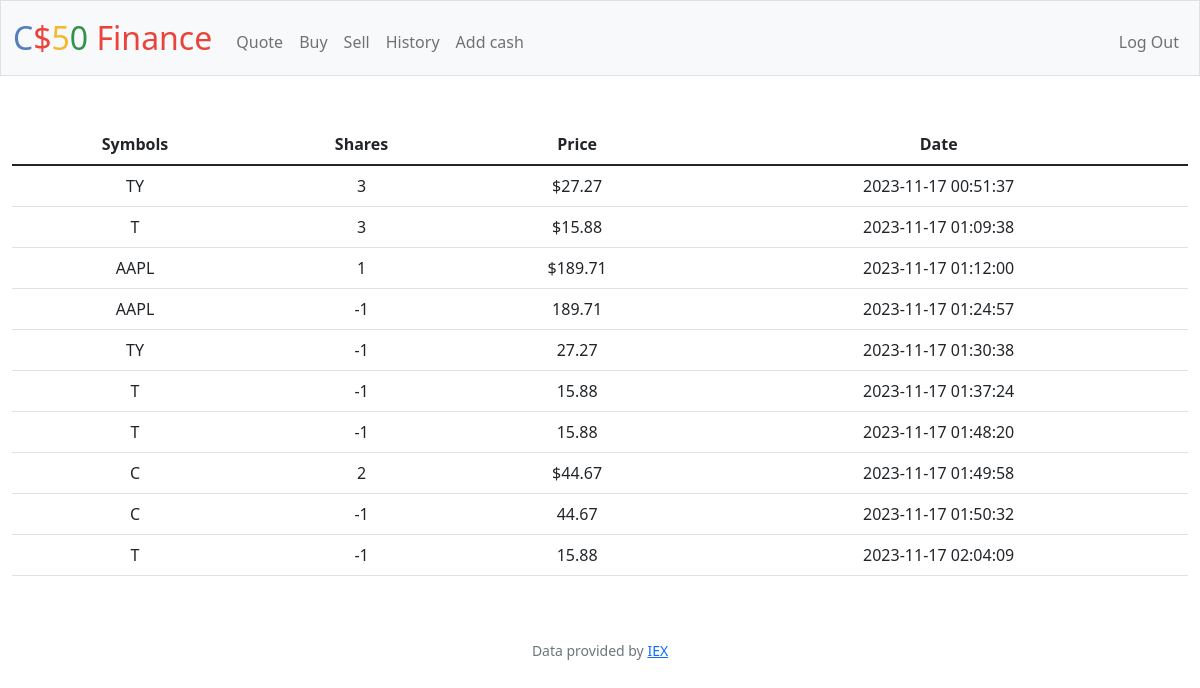
The app's page /history (signed in) with its own data.
### tables this page shows
CREATE TABLE transactions (id INTEGER PRIMARY KEY AUTOINCREMENT, user_id INTEGER NOT NULL, symbol TEXT NOT NULL, shares INTEGER NOT NULL, price NUMERIC NOT NULL, date DATETIME DEFAULT CURRENT_TIMESTAMP, total NUMERIC, FOREIGN KEY (user_id) REFERENCES users(id));

### app.py (the view)
@app.route("/history")
@login_required
def history():
    user_id = session["user_id"]
    transactions_db = db.execute(
        "SELECT * FROM transactions WHERE user_id = ?", user_id
    )
    return render_template("history.html", transactions=transactions_db)

### app.py (called while the page is built)
@app.after_request
def after_request(response):
    response.headers["Cache-Control"] = "no-cache, no-store, must-revalidate"
    response.headers["Expires"] = 0
    response.headers["Pragma"] = "no-cache"
    return response

### helpers.py (called while the page is built)
def login_required(f):
    @wraps(f)
    def decorated_function(*args, **kwargs):
        if session.get("user_id") is None:
            return redirect("/login")
        return f(*args, **kwargs)
    return decorated_function

### templates/history.html (shortened to what this page needs)
{% extends "layout.html" %}
{% block main %}
    <table class="table">
        <thead>
            <tr>
                <th scope="col">Symbols</th>
                <th scope="col">Shares</th>
                <th scope="col">Price</th>
                <th scope="col">Date</th>
            </tr>
        </thead>
        <tbody>
            {% for row in transactions %}
                <tr>
                    <td>{{ row["symbol"] }}</td>
                    <td>{{ row["shares"] }}</td>
                    <td>{{ row["price"] }}</td>
                    <td>{{ row["date"] }}</td>
                </tr>
            {% endfor %}
        </tbody>
    </table>
{% endblock %}

### templates/layout.html (shortened to what this page needs)
<!DOCTYPE html>
<html lang="en">
    <head>
        <link href="https://cdn.jsdelivr.net/npm/bootstrap@5.1.3/dist/css/bootstrap.min.css" rel="stylesheet">
        <link href="/static/styles.css" rel="stylesheet">
    </head>
    <body>
        <nav class="bg-light border navbar navbar-expand-md navbar-light">
            <div class="container-fluid">
                <a class="navbar-brand" href="/"><span class="blue">C</span><span class="red">$</span><span class="yellow">5</span><span class="green">0</span> <span class="red">Finance</span></a>
                <div class="collapse navbar-collapse" id="navbar">
                    {% if session["user_id"] %}
                        <ul class="navbar-nav me-auto mt-2">
                            <li class="nav-item"><a class="nav-link" href="/quote">Quote</a></li>
                            <li class="nav-item"><a class="nav-link" href="/buy">Buy</a></li>
                            <li class="nav-item"><a class="nav-link" href="/sell">Sell</a></li>
                            <li class="nav-item"><a class="nav-link" href="/history">History</a></li>
                            <li class="nav-item"><a class="nav-link" href="/add_cash">Add cash</a></li>
                        </ul>
                        <ul class="navbar-nav ms-auto mt-2">
                            <li class="nav-item"><a class="nav-link" href="/logout">Log Out</a></li>
                        </ul>
                    {% else %}
                        <ul class="navbar-nav ms-auto mt-2">
                            <li class="nav-item"><a class="nav-link" href="/register">Register</a></li>
                            <li class="nav-item"><a class="nav-link" href="/login">Log In</a></li>
                        </ul>
                    {% endif %}
                </div>
            </div>
        </nav>
        <main class="container-fluid py-5 text-center">
            {% block main %}{% endblock %}
        </main>
        <footer class="mb-5 small text-center text-muted">
            Data provided by <a href="https://iexcloud.io/">IEX</a>
        </footer>
    </body>
</html>

### static/styles.css (style rules this page uses)
nav .navbar-brand { font-size: xx-large; }
nav .navbar-brand .blue { color: #537fbe; }
nav .navbar-brand .red { color: #ea433b; }
nav .navbar-brand .yellow { color: #f5b82e; }
nav .navbar-brand .green { color: #2e944b; }

### records on screen
transactions: symbol "TY", shares "3", price "$27.27", date "2023-11-17 00:51:37"
transactions: symbol "T", shares "3", price "$15.88", date "2023-11-17 01:09:38"
transactions: symbol "AAPL", shares "1", price "$189.71", date "2023-11-17 01:12:00"
transactions: symbol "AAPL", shares "-1", price "189.71", date "2023-11-17 01:24:57"
transactions: symbol "TY", shares "-1", price "27.27", date "2023-11-17 01:30:38"
transactions: symbol "T", shares "-1", price "15.88", date "2023-11-17 01:37:24"
transactions: symbol "T", shares "-1", price "15.88", date "2023-11-17 01:48:20"
transactions: symbol "C", shares "2", price "$44.67", date "2023-11-17 01:49:58"
transactions: symbol "C", shares "-1", price "44.67", date "2023-11-17 01:50:32"
transactions: symbol "T", shares "-1", price "15.88", date "2023-11-17 02:04:09"
